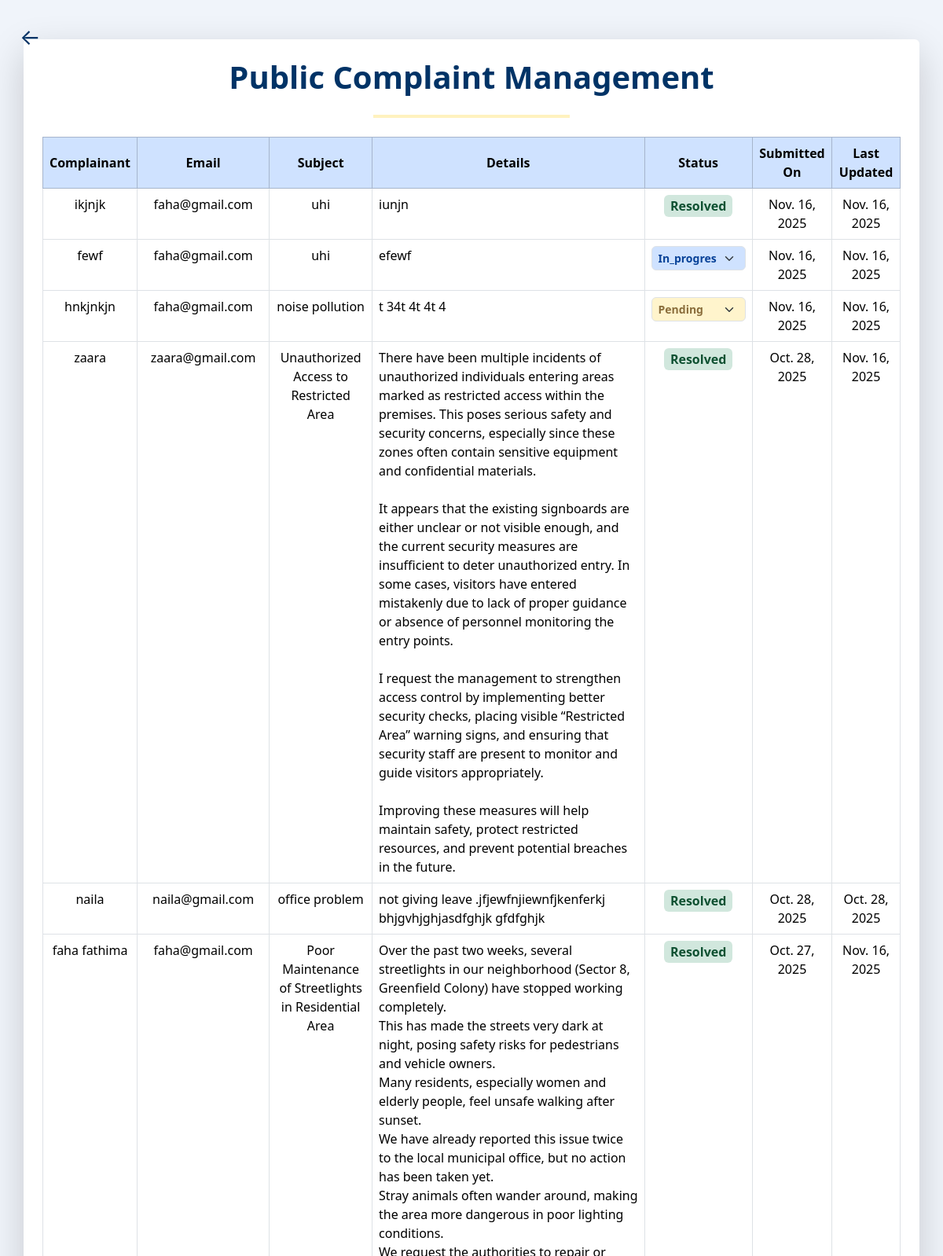
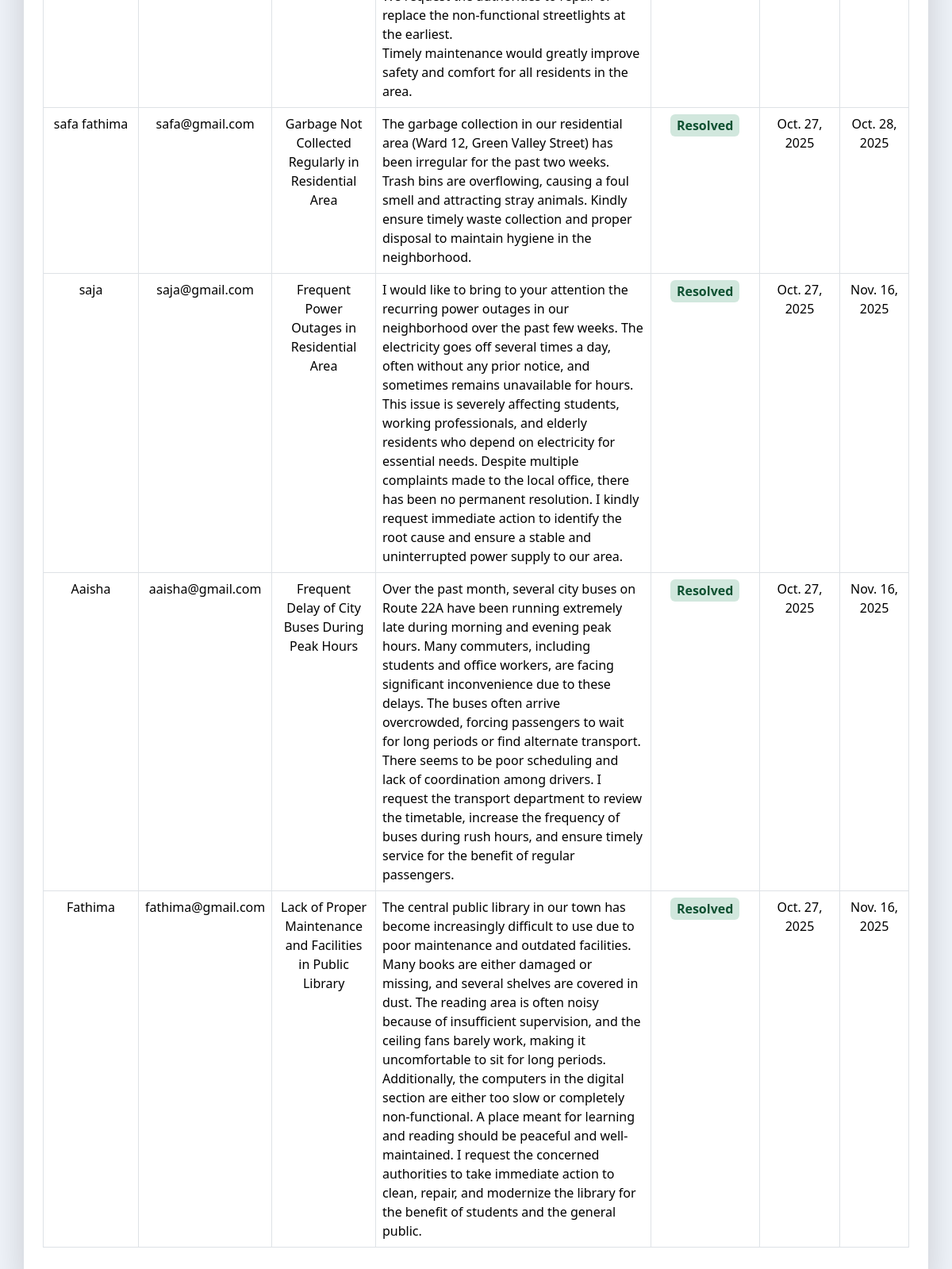
Screenshot of /all_complaints/ (signed in) with the database file from the repository (2 pictures, top to bottom).
### complaint_manager_app/models.py (models this page shows, shortened)
class Complaint(models.Model):
    STATUS_CHOICES = [
        ('pending','Pending'),
        ('in_progress','In progress'),
        ('resolved','Resolved'),
    ]
    user = models.ForeignKey(User, on_delete=models.CASCADE, null=True, blank=True)
    name = models.CharField(max_length=100)
    email = models.EmailField(max_length=100)
    subject = models.CharField(max_length=100)
    description = models.TextField()
    created_at = models.DateField(auto_now_add=True)
    updated_at = models.DateField(auto_now=True)
    status= models.CharField(max_length=20, choices=STATUS_CHOICES, default='pending')

### complaint_manager_app/views.py (the view)
# urls.py: path('all_complaints/', views.all_complaints,name="all_complaints"),
@login_required
def all_complaints(request):
    mycomplaints = Complaint.objects.all().order_by('-created_at')
    return render(request, 'all_complaints.html', {'mycomplaints': mycomplaints})

### complaint_manager_app/templates/all_complaints.html (shortened to what this page needs)
{% extends "master.html" %}
{% load static %}
{% block content %}
<a href="{% url 'admin_dashboard' %}" class="back-arrow">←</a>
<div class="page-wrapper d-flex align-items-center justify-content-center min-vh-100">
  <div class="content-box text-center p-4 rounded shadow-lg bg-white">
    <h1 class="fw-bold mb-4" style="color:#003366;">Public Complaint Management</h1>
    <hr class="mx-auto" style="width:250px; border:2px solid #ffcc00;">
    <div class="table-container mt-4">
      <table id="complaintstable" class="table table-bordered align-middle">
        <thead class="table-primary">
          <tr>
            <th>Complainant</th>
            <th>Email</th>
            <th>Subject</th>
            <th>Details</th>
            <th>Status</th>
            <th>Submitted On</th>
            <th>Last Updated</th>
          </tr>
        </thead>
        <tbody>
          {% for x in mycomplaints %}
          <tr data-id="{{ x.id }}">
            <td>{{ x.name }}</td>
            <td>{{ x.email }}</td>
            <td>{{ x.subject }}</td>
            <td class="desc-cell">{{ x.description }}</td>
            <td class="status-cell">
              {% if x.status|lower == "resolved" %}
                <span class="status-resolved">Resolved</span>
              {% else %}
                <select class="status-dropdown form-select form-select-sm" data-id="{{ x.id }}">
                  <option value="{{ x.status }}" selected hidden>{{ x.status|capfirst }}</option>
                </select>
              {% endif %}
            </td>
            <td>{{ x.created_at }}</td>
            <td>{{ x.updated_at }}</td>
          </tr>
          {% empty %}
          <tr>
            <td colspan="8" class="text-center">No complaints submitted</td>
          </tr>
          {% endfor %}
        </tbody>
      </table>
    </div>
  </div>
</div>
{% endblock %}

### complaint_manager_app/templates/all_complaints.html (style rules this page uses)
body { background-color: #f0f4fa; }
.back-arrow { font-size: 28px; color: #003366; text-decoration: none !important; position: absolute; top: 25px; left: 25px; transition: color 0.2s ease-in-out; z-index: 10; }
.page-wrapper { display: flex; align-items: center; justify-content: center; min-height: 100vh; padding: 50px 0; }
.content-box { width: 95%; max-width: 1200px; background-color: #fff; border-radius: 12px; padding: 40px; box-shadow: 0 0 20px rgba(0,0,0,0.1); }
table { border-collapse: collapse; width: 100%; }
th { background-color: #003366; color: #fff; text-align: center; vertical-align: middle; }
td { text-align: center; vertical-align: top; padding: 10px; }
.desc-cell { text-align: left !important; white-space: pre-wrap; }
.status-dropdown { font-weight: 600; border-radius: 6px; min-width: 120px; z-index: 5; }
.status-dropdown option[value="pending"] { background-color: #fff4cc; color: #8a6d3b; }
.status-dropdown option[value="in_progress"] { background-color: #cfe2ff; color: #084298; }
.status-resolved { font-weight: 600; background-color: #d1e7dd; color: #0f5132; padding: 2px 8px; border-radius: 6px; display:inline-block; }

### rows the page displays
Complaint: name "ikjnjk", email "faha@gmail.com", subject "uhi", description "iunjn", status "Resolved", created_at "Nov. 16, 2025", updated_at "Nov. 16, 2025"
Complaint: name "fewf", email "faha@gmail.com", subject "uhi", description "efewf", status+id "In_progress", created_at "Nov. 16, 2025", updated_at "Nov. 16, 2025"
Complaint: name "hnkjnkjn", email "faha@gmail.com", subject "noise pollution", description "t 34t 4t 4t 4", status+id "Pending", created_at "Nov. 16, 2025", updated_at "Nov. 16, 2025"
Complaint: name "zaara", email "zaara@gmail.com", subject "Unauthorized Access to Restricted Area", description "There have been multiple incidents of unauthorized individuals entering areas marked as restricted access within the premises. This poses serious safety and security concerns, especially since these zones often contain sensitive equipment and confidential materials. It appears that the existing signboards are either unclear or not visible enough, and the current security measures are insufficient to deter unauthorized entry. In some cases, visitors have entered mistakenly due to lack of proper guidance or absence of personnel monitoring the entry points. I request the management to strengthen access control by implementing better security checks, placing visible “Restricted Area” warning…", status "Resolved", created_at "Oct. 28, 2025", updated_at "Nov. 16, 2025"
Complaint: name "naila", email "naila@gmail.com", subject "office problem", description "not giving leave .jfjewfnjiewnfjkenferkj bhjgvhjghjasdfghjk gfdfghjk", status "Resolved", created_at "Oct. 28, 2025", updated_at "Oct. 28, 2025"
Complaint: name "faha fathima", email "faha@gmail.com", subject "Poor Maintenance of Streetlights in Residential Area", description "Over the past two weeks, several streetlights in our neighborhood (Sector 8, Greenfield Colony) have stopped working completely. This has made the streets very dark at night, posing safety risks for pedestrians and vehicle owners. Many residents, especially women and elderly people, feel unsafe walking after sunset. We have already reported this issue twice to the local municipal office, but no action has been taken yet. Stray animals often wander around, making the area more dangerous in poor lighting conditions. We request the authorities to repair or replace the non-functional streetlights at the earliest. Timely maintenance would greatly improve safety and comfort for all residents in…", status "Resolved", created_at "Oct. 27, 2025", updated_at "Nov. 16, 2025"
Complaint: name "safa fathima", email "safa@gmail.com", subject "Garbage Not Collected Regularly in Residential Area", description "The garbage collection in our residential area (Ward 12, Green Valley Street) has been irregular for the past two weeks. Trash bins are overflowing, causing a foul smell and attracting stray animals. Kindly ensure timely waste collection and proper disposal to maintain hygiene in the neighborhood.", status "Resolved", created_at "Oct. 27, 2025", updated_at "Oct. 28, 2025"
Complaint: name "saja", email "saja@gmail.com", subject "Frequent Power Outages in Residential Area", description "I would like to bring to your attention the recurring power outages in our neighborhood over the past few weeks. The electricity goes off several times a day, often without any prior notice, and sometimes remains unavailable for hours. This issue is severely affecting students, working professionals, and elderly residents who depend on electricity for essential needs. Despite multiple complaints made to the local office, there has been no permanent resolution. I kindly request immediate action to identify the root cause and ensure a stable and uninterrupted power supply to our area.", status "Resolved", created_at "Oct. 27, 2025", updated_at "Nov. 16, 2025"
Complaint: name "Aaisha", email "aaisha@gmail.com", subject "Frequent Delay of City Buses During Peak Hours", description "Over the past month, several city buses on Route 22A have been running extremely late during morning and evening peak hours. Many commuters, including students and office workers, are facing significant inconvenience due to these delays. The buses often arrive overcrowded, forcing passengers to wait for long periods or find alternate transport. There seems to be poor scheduling and lack of coordination among drivers. I request the transport department to review the timetable, increase the frequency of buses during rush hours, and ensure timely service for the benefit of regular passengers.", status "Resolved", created_at "Oct. 27, 2025", updated_at "Nov. 16, 2025"
Complaint: name "Fathima", email "fathima@gmail.com", subject "Lack of Proper Maintenance and Facilities in Public Library", description "The central public library in our town has become increasingly difficult to use due to poor maintenance and outdated facilities. Many books are either damaged or missing, and several shelves are covered in dust. The reading area is often noisy because of insufficient supervision, and the ceiling fans barely work, making it uncomfortable to sit for long periods. Additionally, the computers in the digital section are either too slow or completely non-functional. A place meant for learning and reading should be peaceful and well-maintained. I request the concerned authorities to take immediate action to clean, repair, and modernize the library for the benefit of students and the general public.", status "Resolved", created_at "Oct. 27, 2025", updated_at "Nov. 16, 2025"
